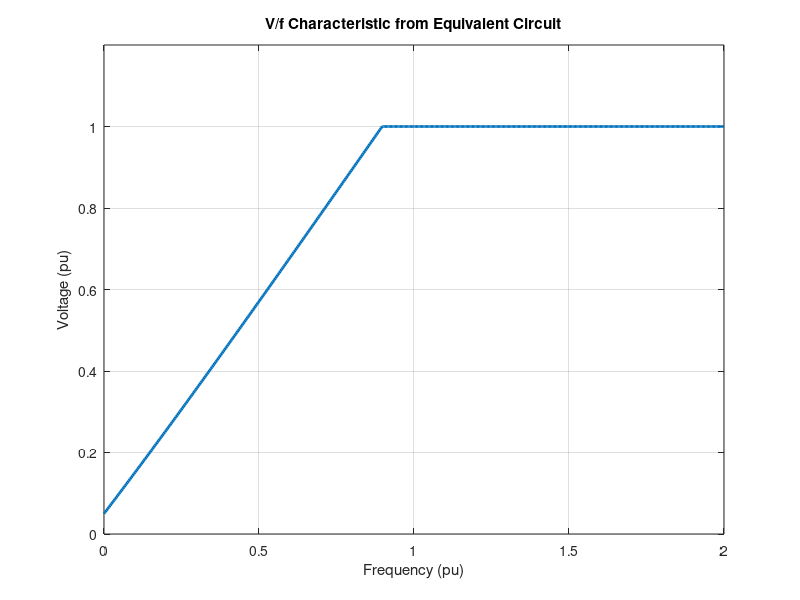

The MATLAB script that drew this image:
clc;
clear;
close all;


Rs_pu = 0.05;    
Xs_base = 0.1;    
I_pu = 1;         
phi_pu = 1;       

w_pu = linspace(0, 2, 500);   

V_pu = zeros(size(w_pu));

for i = 1:length(w_pu)
    
    % reactance varies with frequency
    X_pu = w_pu(i) * Xs_base;
    
    % from KVL
    V_pu(i) = w_pu(i)*phi_pu + I_pu * sqrt(Rs_pu^2 + X_pu^2);
    
    % voltage limit (field weakening)
    if V_pu(i) > 1
        V_pu(i) = 1;
    end
end

% -------- Plot -----------
figure;
plot(w_pu, V_pu, 'LineWidth', 2);
grid on;

xlabel('Frequency (pu)');
ylabel('Voltage (pu)');
title('V/f Characteristic from Equivalent Circuit');

ylim([0 1.2]);
xlim([0 2]);
